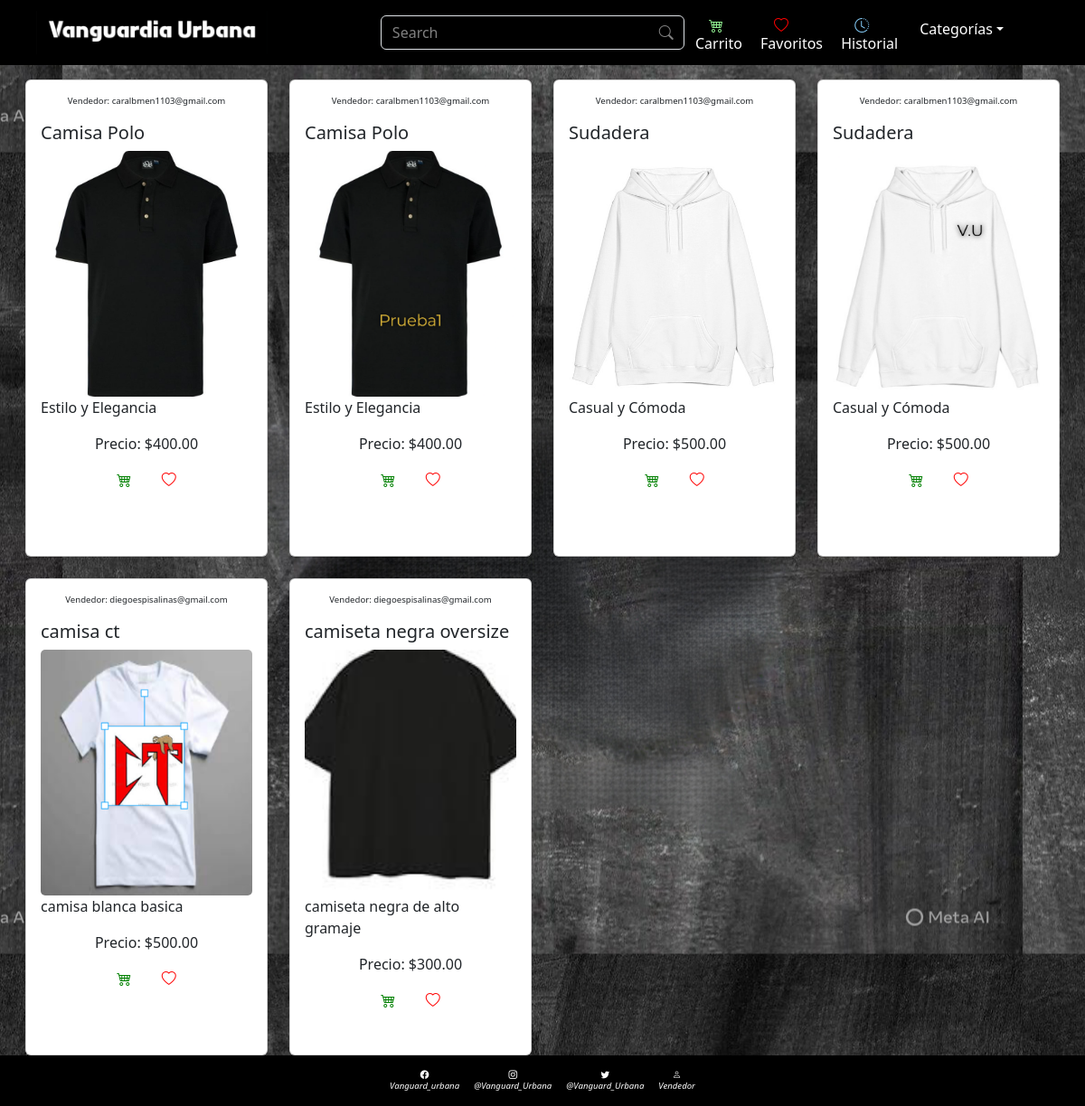
The page /home on the database its author committed.
### cliente/models.py (models this page shows, shortened)
class Variante_p(models.Model):
    colores=[
        ('Negro', 'Negro'),
        ('Blanco', 'Blanco'),
        ('Verde', 'Verde'),
        ('Amarillo', 'Amarillo'),
        ('Rojo', 'Rojo'),
    ]
    categorias = [
        ('Niños', 'Niños'),
        ('Hombre', 'Hombre'),
        ('Mujer', 'Mujer'),
    ]
    producto= models.ForeignKey(producto, related_name='variantes', on_delete=models.CASCADE)
    color= models.CharField('Color', max_length=10, choices=colores)
    talla= models.IntegerField('Talla', null=False)
    categoria = models.CharField('Categoría', max_length=10, choices=categorias)
    imagen= models.ImageField('Imagen',upload_to='productos/')
    stock= models.PositiveIntegerField(
        'Cantidad en stock',
        default=0,
        validators=[MinValueValidator(0)]
    )
    sku= models.CharField('Sku/código',max_length=50, unique=True)
    class Meta:
        unique_together= ('producto', 'color')
        verbose_name= 'Variante'
        verbose_name_plural= 'Variantes'

class producto(models.Model):
    nombre= models.CharField('nombre', max_length=100)
    descripcion= models.TextField('descripcion')
    precio_base= models.DecimalField('precio', max_digits=10, decimal_places=2, validators=[MinValueValidator(0)])
    usuario= models.ForeignKey(Usuario, on_delete=models.CASCADE)

class Usuario(models.Model):
    correo= models.EmailField('correo',unique=True)
    contrasenia= models.CharField('contrasenia',max_length=128)
    telefono= models.CharField('telefono', max_length=15, null=False)
    class Meta:
        verbose_name = 'Usuario'
        verbose_name_plural = 'Usuarios'

### cliente/views.py (the view)
# urls.py: path('home', views.home, name='home'),
def home(request):
    variantes= Variante_p.objects.all()
    return render(request, 'paginas/index.html',{'variantes':variantes})

### cliente/templates/paginas/index.html (shortened to what this page needs)
{% extends "base.html" %}
{% block contenido %}
{% for variante in variantes %}
                <div class="producto col">
                    <div class="card h-100">
                        <div class="cardd card-body">
                            <p style="font-size: 1.2dvh; background-color: transparent;"> Vendedor: {{variante.producto.usuario.correo}}</p>
                            <h5 class="nombress card-title">
                                {{ variante.producto.nombre }}
                            </h5>
                            <div class="imagen"
                            style="background-image: url('{{variante.imagen.url}}');">
                            </div>
                            <p class="detalles card-text" style="text-align: left;">
                                {{ variante.producto.descripcion }}
                            </p>
                            <p class="detalles card-text">
                                Precio: ${{ variante.producto.precio_base }}
                            </p>
                            <form method="post" style="align-items: center;">
                                 <span style="font-size: 2dvh;">
                                    <button type="submit" class="bi bi-cart4"style="color: green; border:none;background-color: transparent; "></button>
                                    <button type="submit" class="bi bi-heart"style="color: red; border:none;background-color: transparent; "></button>
                                </span>
                            </form>
                        </div>
                    </div>
                </div>
            {% endfor %}
{% endblock %}
{%block iconoo%}
    <a href="{% url 'base_login' %}" class="perfil"><i class="bi bi-person"></i></a>
{%endblock%}
{% block perfil %}
    <a class="perfil_texto" href="{% url 'base_login' %}">Vendedor</a>
{% endblock%}

### cliente/templates/paginas/index.html (style rules this page uses)
.cardd { max-height: 100%; }

### rows shown on the page
Variante_p: producto.usuario.correo "caralbmen1103@gmail.com", producto.nombre "Camisa Polo", imagen (picture), producto.descripcion "Estilo y Elegancia", producto.precio_base "400.00"
Variante_p: producto.usuario.correo "caralbmen1103@gmail.com", producto.nombre "Camisa Polo", imagen (picture), producto.descripcion "Estilo y Elegancia", producto.precio_base "400.00"
Variante_p: producto.usuario.correo "caralbmen1103@gmail.com", producto.nombre "Sudadera", imagen (picture), producto.descripcion "Casual y Cómoda", producto.precio_base "500.00"
Variante_p: producto.usuario.correo "caralbmen1103@gmail.com", producto.nombre "Sudadera", imagen (picture), producto.descripcion "Casual y Cómoda", producto.precio_base "500.00"
Variante_p: producto.usuario.correo "diegoespisalinas@gmail.com", producto.nombre "camisa ct", imagen (picture), producto.descripcion "camisa blanca basica", producto.precio_base "500.00"
Variante_p: producto.usuario.correo "diegoespisalinas@gmail.com", producto.nombre "camiseta negra oversize", imagen (picture), producto.descripcion "camiseta negra de alto gramaje", producto.precio_base "300.00"
